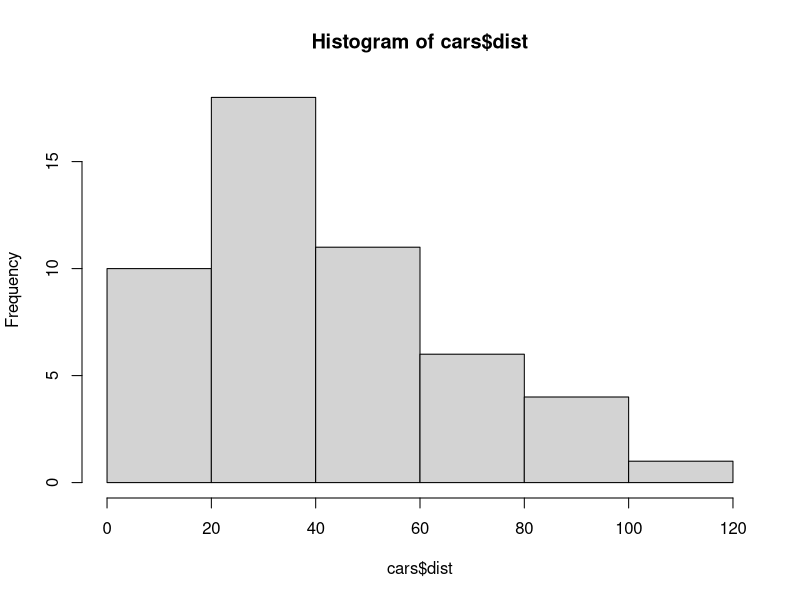
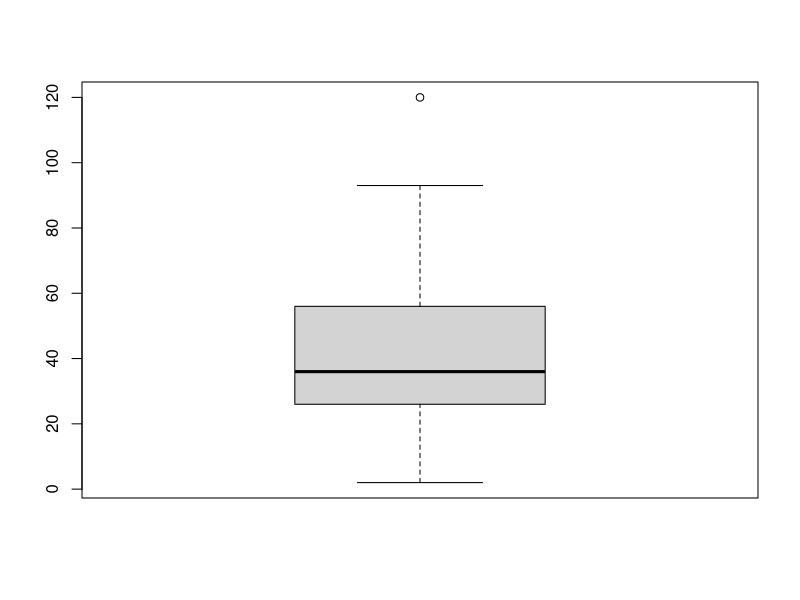
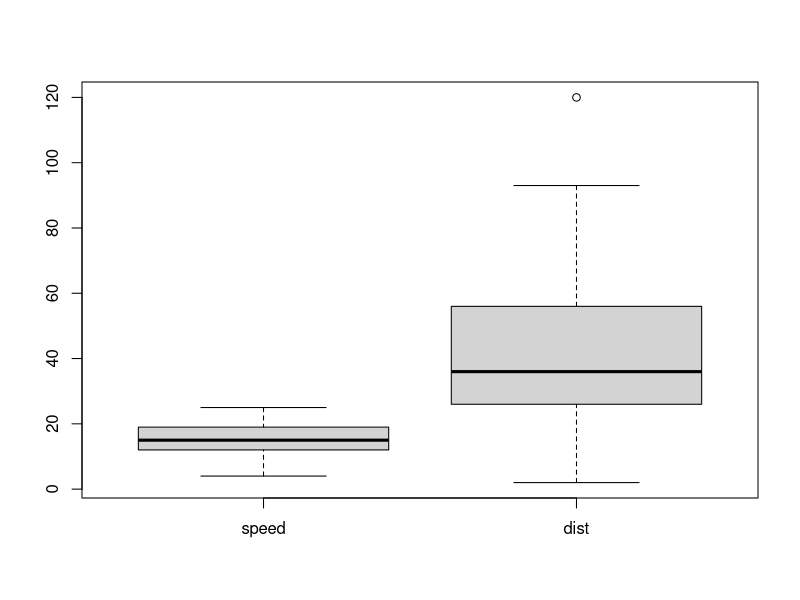
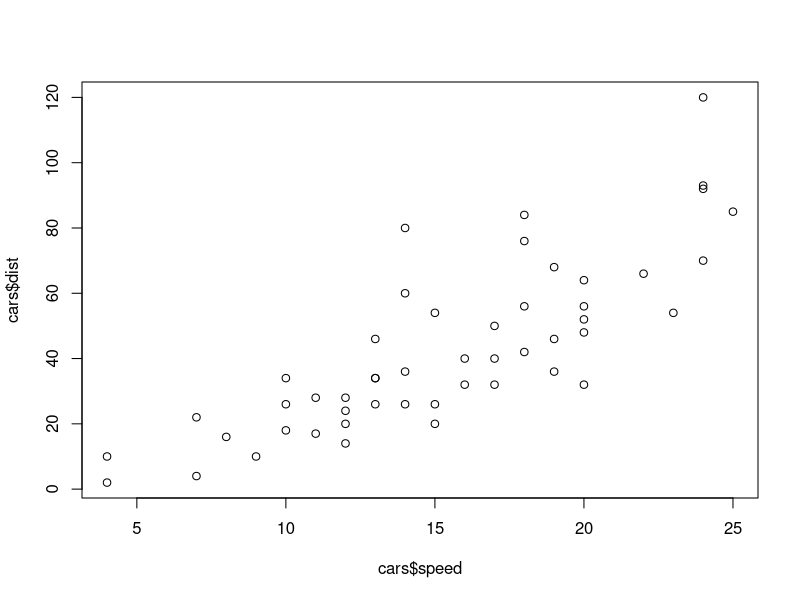
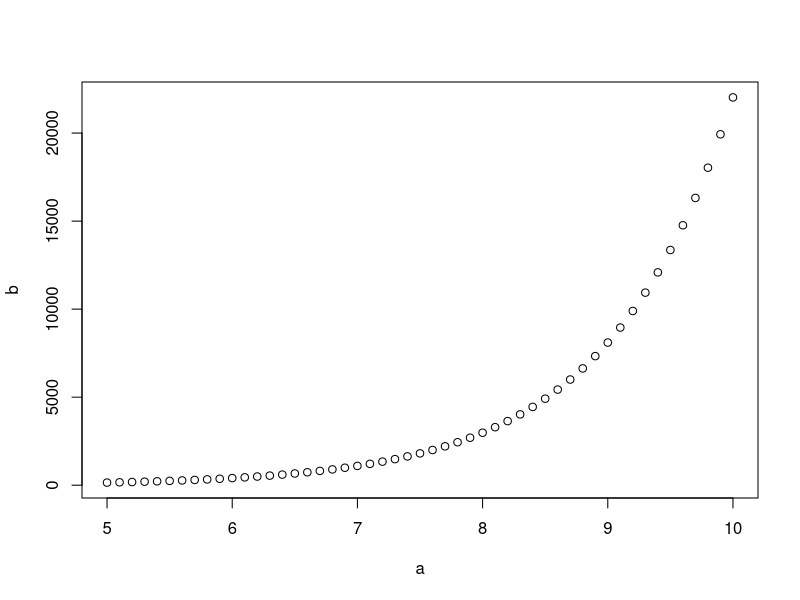

Generate these figures, in order, with R:
## ---- chunk 1
1+1
4*3
5/2
3^2
## ---- chunk 2
# 주석문은 실행되지 않는다.
1 + 1 # 1과 1을 더한다
## ---- chunk 3
x = 1
y = 2
x + y
x <- 1
y <- sqrt(3)
x + y
## ---- chunk 4
t1 <- "R은 통계 패키지이다"
t2 <- "My name is Tom "
## ---- chunk 5
sqrt(2)
abs(-3)
exp(1)
log(2)
## ---- chunk 6
log(2, base=3)
## ---- chunk 7
?log
## ---- chunk 8
help.search("logarithm")
## ---- chunk 9
c(1,2,3)
c(1,2,3,4,5)
c("Tom", "Jane","철수","영희")
## ---- chunk 10
1 + c(1,2,3)
## ---- chunk 11
c(1,2,3) + c(4,5,6)
## ---- chunk 12
c(1,2) + c(3,4,5,6)
c(1,2,3) + c(4,5,6,7)
## ---- chunk 13
1:5
3:9
## ---- chunk 14
seq(10)
seq(3,7)
seq(0,1,0.1)
seq(10,1)
## ---- chunk 15
rep(1,5)
rep(1:3, 3)
rep(1:3, 1:3)
rep(1:3, length=10)
## ---- chunk 16
v = c(1,2,3)
## ---- chunk 17
w <- c("Tom", "Jane","철수","영희")
w
w[1]
w[4]
w[5]
## ---- chunk 18
w[c(2,4)]
## ---- chunk 19
abc <- 1:10
abc
abc[1]
abc[1:5]
abc[c(2,4,6,8)]
## ---- chunk 20
t3 <- c(0.1234, "Tom")
t3
## ---- chunk 21
v <- 1:10
v
log(v)
## ---- chunk 22
mean(v)
sd(v)
sum(v)
min(v)
max(v)
summary(v)
## ---- chunk 23
a <- 1:5
a
b <- c("철이","John","순이","Paul","영희")
b
c <-rnorm(5,100,10) # 5 random numbers from Normal distribution N(100,10^2)
c
dat <- data.frame(ID=a,  Name=b, Salary=c)
dat
## ---- chunk 24
dat$Name
dat$Salary
## ---- chunk 25
dat[1,1]
dat[3,2]
dat[10,1]
dat[3,]
dat[,3]  # dat$Salary와 같은 결과
dat[1:3, c(1,3)]
## ---- chunk 26
cars
## ---- chunk 27
head(cars)
summary(cars)
dim(cars)
## ---- chunk 28
hist(cars$dist)
## ---- chunk 29
boxplot(cars$dist)
## ---- chunk 30
boxplot(cars)
## ---- chunk 31
plot(cars$speed, cars$dist)
## ---- chunk 32
a <- seq(5,10,0.1)
a
b <- exp(a)
b
plot(a,b)
